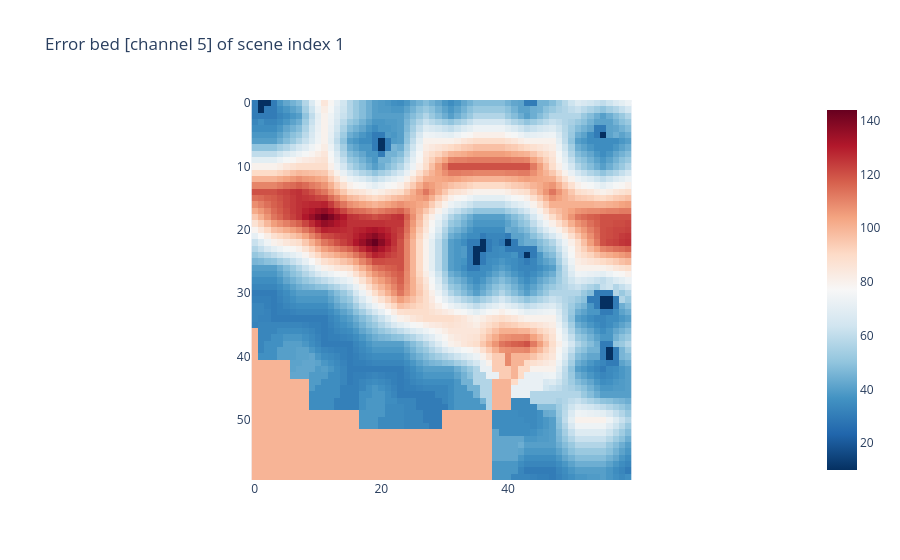

Write notebook code for a chart like this one.
### Code cell
fig = px.imshow((transant_scene_tensor_60[1, 5, :, :]), 
                color_continuous_scale = 'RdBu_r',
                # DEFAULT for matrices: only tensor because of conversion
                origin = "upper", title = "Error bed [channel 5] of scene index 1")
fig.show()

### Figure 1 — Plotly figure (JSON) as saved in the notebook; plotly's stock layout.template omitted (floating-point values rounded to 4 significant figures; data arrays with more than 128 entries replaced by an {"elided": "..."} marker saying what was removed)
{"data": [{"coloraxis": "coloraxis", "hovertemplate": "x: %{x}<br>y: %{y}<br>color: %{z}<extra></extra>", "name": "0", "type": "heatmap", "xaxis": "x", "yaxis": "y", "z": {"elided": "60x60 int values"}}], "layout": {"coloraxis": {"colorscale": [[0, "rgb(5,48,97)"], [0.1, "rgb(33,102,172)"], [0.2, "rgb(67,147,195)"], [0.3, "rgb(146,197,222)"], [0.4, "rgb(209,229,240)"], [0.5, "rgb(247,247,247)"], [0.6, "rgb(253,219,199)"], [0.7, "rgb(244,165,130)"], [0.8, "rgb(214,96,77)"], [0.9, "rgb(178,24,43)"], [1, "rgb(103,0,31)"]]}, "title": {"text": "Error bed [channel 5] of scene index 1"}, "xaxis": {"anchor": "y", "constrain": "domain", "domain": [0, 1], "scaleanchor": "y"}, "yaxis": {"anchor": "x", "autorange": "reversed", "constrain": "domain", "domain": [0, 1]}}}
